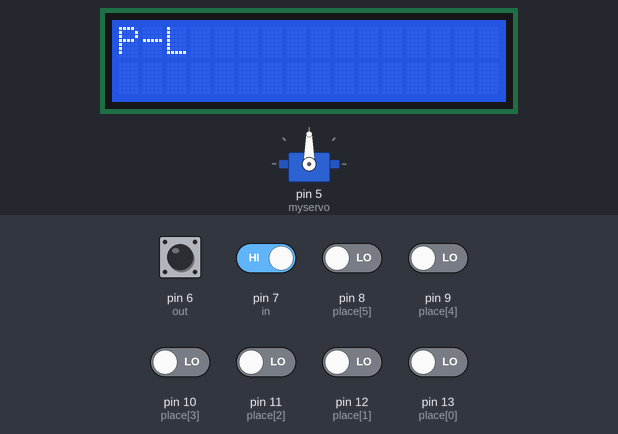
Simulated run of this sketch. Board: Arduino Uno, built with avr-gcc and run on an emulated ATmega328P. Shown: servo, 16×2 character LCD. The test bench sets the inputs (shaded band); at power-on: pin 6 (out), pin 7 (in) HIGH, pin 8 (place[5]), pin 9 (place[4]), pin 10 (place[3]), pin 11 (place[2]), pin 12 (place[1]), pin 13 (place[0]) LOW. What the sketch prints to the serial monitor is not drawn.

Above: at 3.0 s.
3.1 s: pin 7 (in) driven LOW
At 4.8 s:
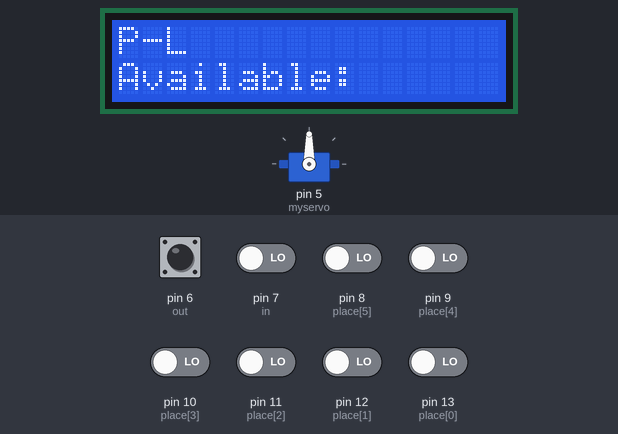
5.5 s: pin 8 (place[5]) driven HIGH
At 6.4 s:
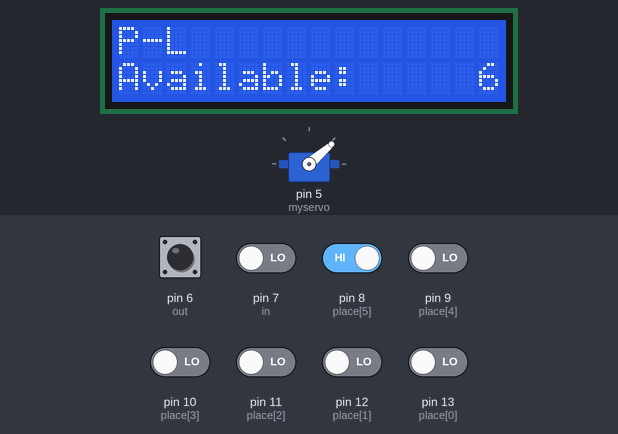
7.7 s: pin 9 (place[4]) driven HIGH
At 9.56 s:
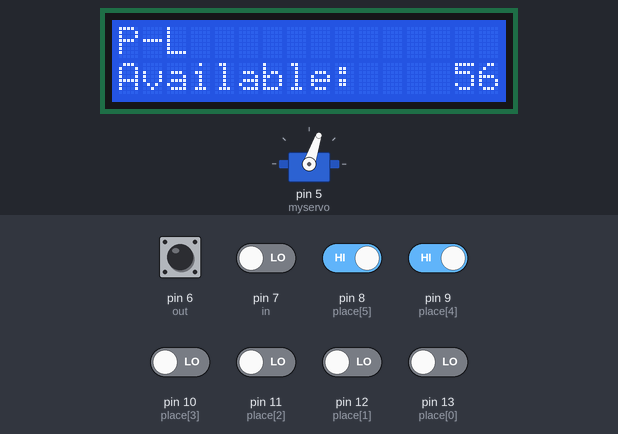
10.7 s: pin 10 (place[3]) driven HIGH
At 12.9 s:
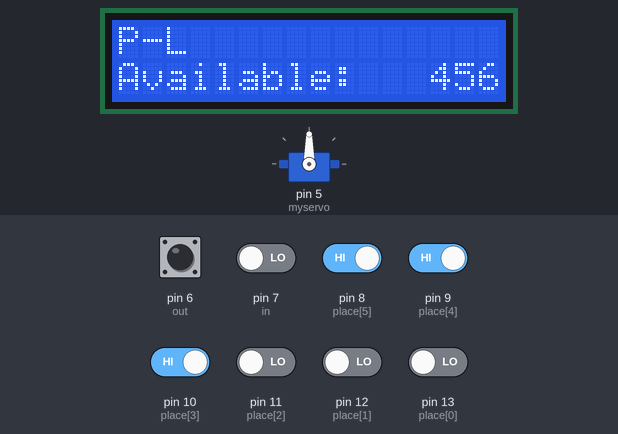
13.4 s: pin 11 (place[2]) driven HIGH
At 15.8 s:
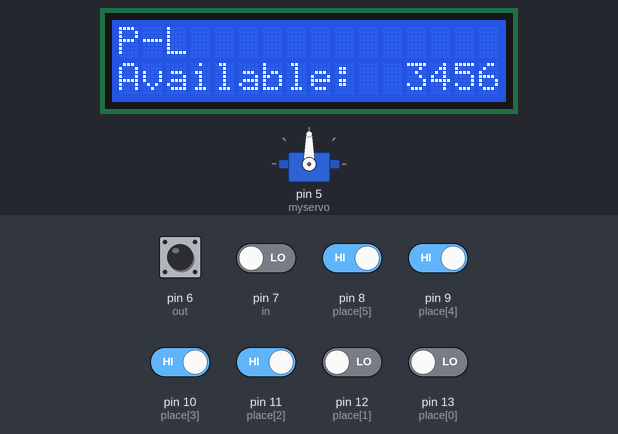
16.4 s: pin 12 (place[1]) driven HIGH
At 18.7 s:
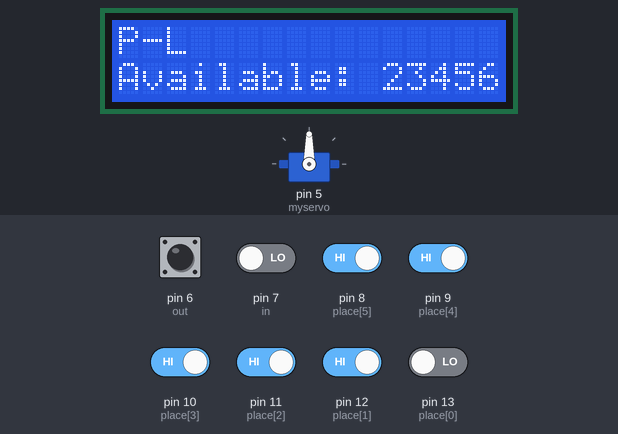
Timing chart, 0 to 21.7 s (numbered marks = the images above; inputs shaded):
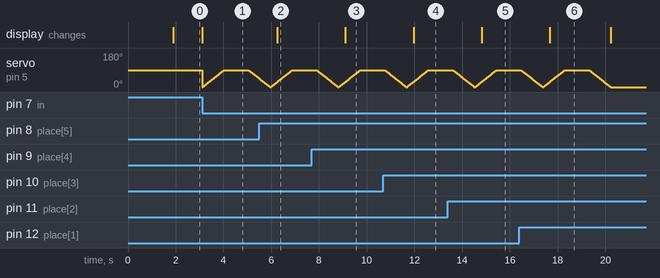

The sketch:

PARK_FINAL.ino
```cpp
#include <Servo.h>
Servo myservo;
int y=0;
#include <LCD.h>
#include <Wire.h>
#include <LiquidCrystal_I2C.h>

LiquidCrystal_I2C lcd(0x27, 2, 1, 0, 4, 5, 6, 7, 3, POSITIVE);

const int place[]={13,12,11,10,9,8};
byte val[6];
const int in=7;
const int out=6;
int count=0;
int valin=0;
int valout=0;
int pos = 0;
int cnt;
void setup() {
  Serial.begin(9600);
  for(int i=0;i<5;i++)
     {pinMode(place[i], INPUT);}

  pinMode(in, INPUT);
  pinMode(out, INPUT);

  myservo.attach(5);

  lcd.begin(16, 2);

  lcd.setCursor(0, 0);
  lcd.print("NAMASTE SIR/MAM ");
delay(1800);


lcd.clear();
//lcd.setCursor(0, 0);
  count=0;

}
void loop() {
 //*******************************************************
  lcd.setCursor(0,0);
  lcd.print("P-L");
  lcd.setCursor(0,1);
  valin = digitalRead(in);
  valout = digitalRead(out);
  if(valin==0)
  {
    if(count>=6)
    {
      lcd.clear();
      lcd.print("full");
    delay(1000);
    }
    else if(count<6)
    {
      lcd.print("Available:");
      count++;
      Serial.print("count:");
      Serial.println(count);

  for(y=0;y<=5;y++)
  {
    val[y]=digitalRead(place[y]);
   Serial.println(val[y]);
    if(val[y]==1)
    {
      lcd.print(y+1);
    }
    else
    {
      lcd.print(" ");
    }

    }

  for (pos = 0; pos <= 90; pos += 1) { // goes from 0 degrees to 90 degrees
    // in ste ps of 1 degree
    myservo.write(pos);              // tell servo to go to position in variable 'pos'
    delay(10);                       // waits 15ms for the servo to reach the position
  }
  delay(1000);
  for (pos = 90; pos >= 0; pos -= 1) { // goes from 90 degrees to 0 degrees
    myservo.write(pos);              // tell servo to go to position in variable 'pos'
    delay(10);                       // waits 15ms for the servo to reach the position
  }
    }
  }
  if(valout==0)
  {
     for (pos = 0; pos <= 90; pos += 1) { // goes from 0 degrees to 180 degrees
    // in steps of 1 degree
    myservo.write(pos);              // tell servo to go to position in variable 'pos'
    delay(10);                       // waits 15ms for the servo to reach the position
  }
  delay(1000);
  for (pos = 90; pos >= 0; pos -= 1) { // goes from 180 degrees to 0 degrees
    myservo.write(pos);              // tell servo to go to position in variable 'pos'
    delay(10);                       // waits 15ms for the servo to reach the position
  }
count--;
Serial.print("count:");
Serial.println(count);
  }
}
```

Measured:
- after the input at 3.1 s, the display: changes at once (image 1)
- after the input at 5.5 s, the display: changes after 0.75 s (image 2)
- after the input at 7.7 s, the display: changes after 1.4 s (image 3)
- after the input at 10.7 s, the display: changes after 1.3 s (image 4)
- after the input at 13.4 s, the display: changes after 1.4 s (image 5)
- after the input at 16.4 s, the display: changes after 1.3 s (image 6)
